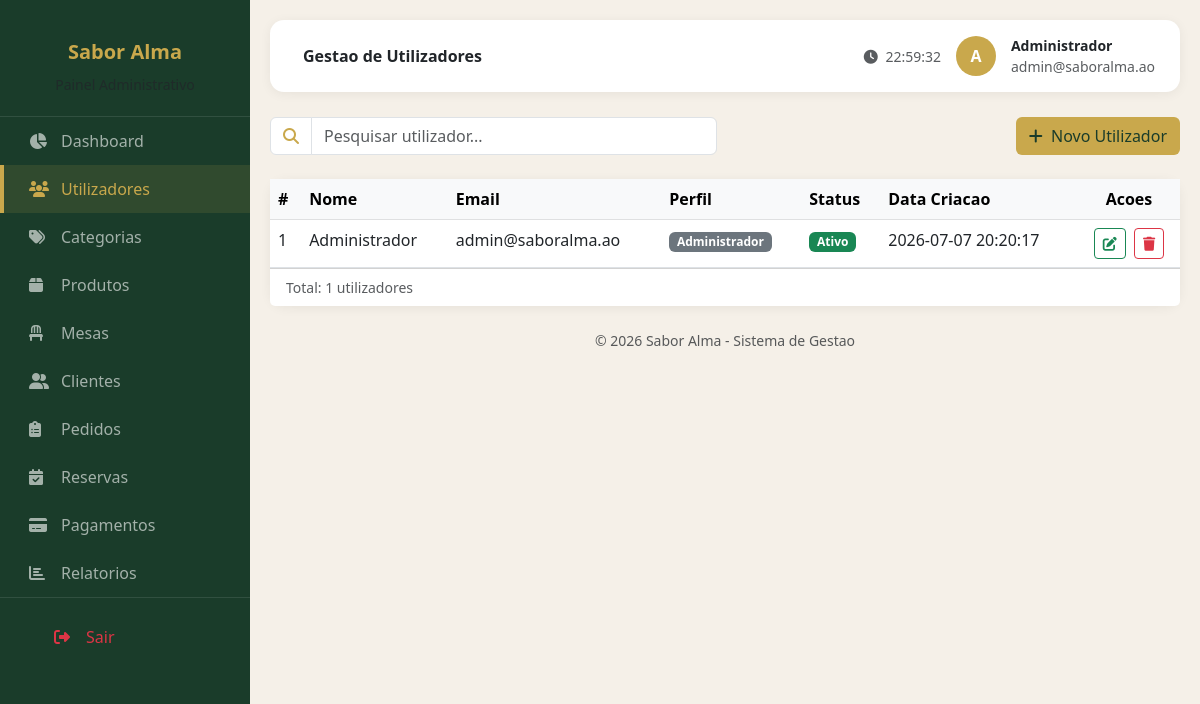
The page /views/admin/utilizadores.php (signed in) on the database its author committed.
### tables this page shows
CREATE TABLE utilizadores (
    id INT AUTO_INCREMENT PRIMARY KEY,
    perfil_id INT NOT NULL,
    nome VARCHAR(100) NOT NULL,
    email VARCHAR(150) NOT NULL UNIQUE,
    senha VARCHAR(255) NOT NULL,
    telefone VARCHAR(20),
    estado ENUM('Ativo', 'Inativo') NOT NULL DEFAULT 'Ativo',
    token_recuperacao VARCHAR(100),
    token_recuperacao_expira DATETIME,
    lembrar_selector VARCHAR(20),
    lembrar_validador_hash VARCHAR(64),
    lembrar_expira DATETIME,
    criado_em DATETIME NOT NULL DEFAULT CURRENT_TIMESTAMP,
    FOREIGN KEY (perfil_id) REFERENCES perfis(id) ON DELETE RESTRICT
);

CREATE TABLE perfis (
    id INT AUTO_INCREMENT PRIMARY KEY,
    nome VARCHAR(30) NOT NULL UNIQUE
);

### config/Sessao.php (called while the page is built, shortened)
<?php
class Sessao
{
    public static function utilizadorAtual(): ?array
    {
        return $_SESSION['utilizador'] ?? null;
    }
    public static function exigirPerfil(string ...$perfis): array
    {
        $utilizador = self::utilizadorAtual();
        return $utilizador;
    }
}

### config/Database.php (called while the page is built, shortened)
<?php
class Database
{
    private static ?PDO $conexao = null;
    public static function getConexao(): PDO
    {
        if (self::$conexao === null) {
            $config = require __DIR__ . '/config.php';
            $dsn = "mysql:host={$config['host']};dbname={$config['nome']};charset={$config['charset']}";
            self::$conexao = new PDO($dsn, $config['utilizador'], $config['senha'], [
                PDO::ATTR_ERRMODE => PDO::ERRMODE_EXCEPTION,
                PDO::ATTR_DEFAULT_FETCH_MODE => PDO::FETCH_ASSOC,
                PDO::ATTR_EMULATE_PREPARES => false,
            ]);
        }
        return self::$conexao;
    }
}

### models/Model.php (called while the page is built, shortened)
<?php
abstract class Model
{
    public function __construct()
    {
        $this->pdo = Database::getConexao();
    }
}

### models/UsuarioModel.php (called while the page is built, shortened)
<?php
require_once __DIR__ . '/Model.php';
class UsuarioModel extends Model
{
    public function todosComPerfil(): array
    {
        $sql = 'SELECT u.*, p.nome AS perfil_nome
                FROM utilizadores u
                JOIN perfis p ON p.id = u.perfil_id
                ORDER BY u.nome';
        return $this->pdo->query($sql)->fetchAll();
    }
}

### views/admin/utilizadores.php (the view, shortened to what this page needs)
<?php
$utilizadorLogado = Sessao::exigirPerfil("Administrador");
$usuarioModel = new UsuarioModel();
$lista = $usuarioModel->todosComPerfil();
?>
<!DOCTYPE html>
<html lang="pt">
<head>
    <link href="https://cdn.jsdelivr.net/npm/bootstrap@5.3.0/dist/css/bootstrap.min.css" rel="stylesheet">
    <link rel="stylesheet" href="https://cdnjs.cloudflare.com/ajax/libs/font-awesome/6.4.0/css/all.min.css">
    <link rel="stylesheet" href="../../assets/css/admin.css">
</head>
<body>
    <div class="sidebar" id="sidebar">
        <div class="logo">
            <h5 style="color: #c9a84c;">Sabor Alma</h5>
            <small class="text-muted">Painel Administrativo</small>
        </div>
        <nav>
            <a href="dashboard.php" class="menu-item"><i class="fas fa-chart-pie"></i> Dashboard</a>
            <a href="utilizadores.php" class="menu-item active"><i class="fas fa-users"></i> Utilizadores</a>
            <a href="categorias.php" class="menu-item"><i class="fas fa-tags"></i> Categorias</a>
            <a href="produtos.php" class="menu-item"><i class="fas fa-box"></i> Produtos</a>
            <a href="mesas.php" class="menu-item"><i class="fas fa-chair"></i> Mesas</a>
            <a href="clientes.php" class="menu-item"><i class="fas fa-user-friends"></i> Clientes</a>
            <a href="pedidos.php" class="menu-item"><i class="fas fa-clipboard-list"></i> Pedidos</a>
            <a href="reservas.php" class="menu-item"><i class="fas fa-calendar-check"></i> Reservas</a>
            <a href="pagamentos.php" class="menu-item"><i class="fas fa-credit-card"></i> Pagamentos</a>
            <a href="relatorios.php" class="menu-item"><i class="fas fa-chart-bar"></i> Relatorios</a>
        </nav>
        <div style="border-top: 1px solid rgba(255,255,255,0.1); padding: 15px 25px;">
            <a href="../cliente/login.php" class="menu-item text-danger" onclick="logout()">
                <i class="fas fa-sign-out-alt"></i> Sair
            </a>
        </div>
    </div>
    <div class="main-content">
        <div class="top-navbar">
            <div>
                <span class="fw-semibold ms-2">Gestao de Utilizadores</span>
            </div>
            <div class="user-info">
                <span class="text-muted small d-none d-md-inline">
                    <i class="fas fa-clock me-1"></i> <span id="relogio"></span>
                </span>
                <div class="avatar"><?= htmlspecialchars(strtoupper(substr($utilizadorLogado['nome'], 0, 1))) ?></div>
                <div class="d-none d-sm-block">
                    <div class="fw-semibold small"><?= htmlspecialchars($utilizadorLogado['nome']) ?></div>
                    <div class="text-muted small"><?= htmlspecialchars($utilizadorLogado['email']) ?></div>
                </div>
            </div>
        </div>
        <div class="row g-3 mb-4">
            <div class="col-md-6">
                <div class="input-group">
                    <span class="input-group-text bg-white"><i class="fas fa-search" style="color: #c9a84c;"></i></span>
                    <input type="text" class="form-control" id="pesquisaUtilizador" placeholder="Pesquisar utilizador..." onkeyup="filtrarUtilizadores()">
                </div>
            </div>
            <div class="col-md-6 text-md-end">
                <button class="btn" style="background: #c9a84c; color: #1a3c2a;" onclick="abrirModalUtilizador()">
                    <i class="fas fa-plus me-1"></i> Novo Utilizador
                </button>
            </div>
        </div>
        <div class="card card-dashboard p-0">
            <div class="table-responsive">
                <table class="table table-hover mb-0">
                    <thead class="table-light">
                        <tr>
                            <th>#</th>
                            <th>Nome</th>
                            <th>Email</th>
                            <th>Perfil</th>
                            <th>Status</th>
                            <th>Data Criacao</th>
                            <th class="text-center">Acoes</th>
                        </tr>
                    </thead>
                    <tbody id="tabelaUtilizadores">
                        <?php foreach ($lista as $i => $u): ?>
                            <tr>
                                <td><?= $i + 1 ?></td>
                                <td><?= htmlspecialchars($u['nome']) ?></td>
                                <td><?= htmlspecialchars($u['email']) ?></td>
                                <td><span class="badge bg-secondary"><?= htmlspecialchars($u['perfil_nome']) ?></span></td>
                                <td><span class="badge bg-<?= $u['estado'] === 'Ativo' ? 'success' : 'warning' ?>"><?= htmlspecialchars($u['estado']) ?></span></td>
                                <td><?= htmlspecialchars($u['criado_em']) ?></td>
                                <td class="text-center">
                                    <button type="button" class="btn btn-sm btn-outline-success me-1"
                                        onclick="editarUtilizador(this)"
                                        data-id="<?= $u['id'] ?>"
                                        data-nome="<?= htmlspecialchars($u['nome']) ?>"
                                        data-email="<?= htmlspecialchars($u['email']) ?>"
                                        data-perfil="<?= htmlspecialchars($u['perfil_nome']) ?>"
                                        data-estado="<?= htmlspecialchars($u['estado']) ?>">
                                        <i class="fas fa-edit"></i>
                                    </button>
                                    <button type="button" class="btn btn-sm btn-outline-danger" onclick="eliminarUtilizador(<?= $u['id'] ?>)">
                                        <i class="fas fa-trash"></i>
                                    </button>
                                </td>
                            </tr>
                        <?php endforeach; ?>
                    </tbody>
                </table>
            </div>
            <div class="card-footer bg-white d-flex justify-content-between">
                <span class="text-muted small" id="totalUtilizadores">Total: <?= count($lista) ?> utilizadores</span>
            </div>
        </div>
        <footer class="text-center text-muted small mt-4">&copy; 2026 Sabor Alma - Sistema de Gestao</footer>
    </div>
</body>
</html>

### assets/css/admin.css (style rules this page uses)
:root { --verde-escuro: #1a3c2a; --dourado: #c9a84c; --creme: #f5f0e8; }
* { margin: 0; padding: 0; box-sizing: border-box; }
body { font-family: 'Segoe UI', Tahoma, Geneva, Verdana, sans-serif; background: var(--creme); }
.sidebar { position: fixed; top: 0; left: 0; height: 100vh; width: 250px; background: var(--verde-escuro); padding: 20px 0; overflow-y: auto; z-index: 1000; transition: transform 0.3s ease; }
.sidebar .logo { text-align: center; padding: 20px; border-bottom: 1px solid rgba(255,255,255,0.1); }
.sidebar .logo h5 { color: var(--dourado); font-weight: 700; }
.sidebar .logo small { color: rgba(255,255,255,0.5); }
.sidebar .menu-item { display: flex; align-items: center; padding: 12px 25px; color: rgba(255,255,255,0.6); text-decoration: none; gap: 12px; transition: all 0.3s; border-left: 4px solid transparent; }
.sidebar .menu-item.active { background: rgba(201, 168, 76, 0.12); color: var(--dourado); border-left-color: var(--dourado); }
.sidebar .menu-item i { width: 20px; }
.sidebar .menu-item.text-danger { color: #dc3545 !important; }
.main-content { margin-left: 250px; padding: 20px; min-height: 100vh; transition: margin-left 0.3s ease; }
.top-navbar { background: white; padding: 15px 25px; border-radius: 14px; box-shadow: 0 2px 12px rgba(0,0,0,0.06); display: flex; justify-content: space-between; align-items: center; margin-bottom: 25px; }
.top-navbar .user-info { display: flex; align-items: center; gap: 15px; }
.top-navbar .avatar { width: 40px; height: 40px; border-radius: 50%; background: var(--dourado); color: white; display: flex; align-items: center; justify-content: center; font-weight: 700; }
.card-dashboard { border: none; border-radius: 16px; box-shadow: 0 2px 12px rgba(0,0,0,0.06); background: white; transition: all 0.3s; }

### rows shown on the page
utilizadores: nome "A", nome "Administrador", email "admin@saboralma.ao", perfil.nome "Administrador", estado "Ativo", criado_em "2026-07-07 20:20:17"

### other values the page prints
count($lista) "1"
